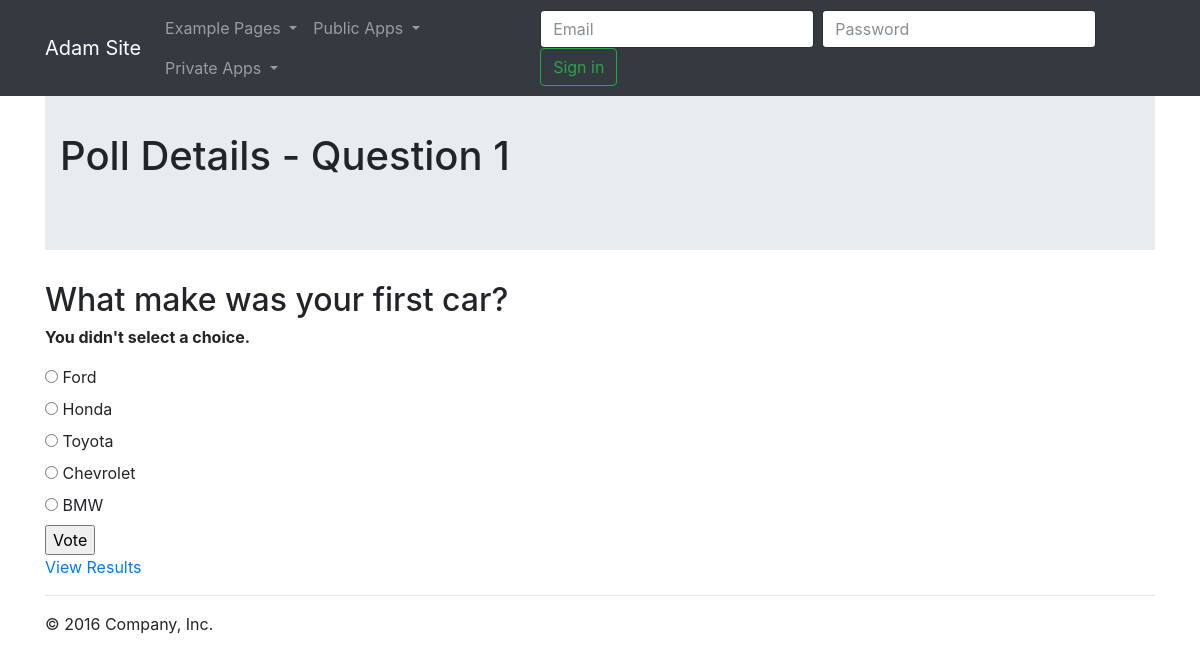
The page /polls/1/vote/ on the database its author committed.
### webapp/models.py (models this page shows, shortened)
class Question(models.Model):
    question_text = models.CharField(max_length=200)
    pub_date = models.DateTimeField('date published')

class Choice(models.Model):
    question = models.ForeignKey(Question, on_delete=models.CASCADE)
    choice_text = models.CharField(max_length=200)
    votes = models.IntegerField(default=0)

### webapp/views.py (the view)
# urls.py: url(r'^(?P<question_id>[0-9]+)/vote/$', views.polls_vote, name='vote'),
def polls_vote(request, question_id):
    question = get_object_or_404(Question, pk=question_id)
    try:
        selected_choice = question.choice_set.get(pk=request.POST['choice'])
    except(KeyError, Choice.DoesNotExist):
        context = {
            'question': question,
            'error_message': 'You didn\'t select a choice.'
        }
        return render(request, 'webapp/polls_detail.html', context=context)
    else:
        selected_choice.votes += 1
        selected_choice.save()
        return HttpResponseRedirect(reverse('polls:results', args=(question.id,)))

### webapp/templates/webapp/polls_detail.html (shortened to what this page needs)
{%  extends "main.html" %}
{% block jumbotronContent %}
    <h1>Poll Details - Question {{ question.id }}</h1>
{% endblock %}
{% block bodyContent %}
    <h2>{{ question.question_text }}</h2>
    {% if error_message %}
        <p><strong>{{ error_message }}</strong></p>
    {% endif %}
    <form action="{% url 'polls:vote' question.id %}" method="post">
    {% for choice in question.choice_set.all %}
        <input type="radio" name="choice" id="choice{{ forloop.counter }}"
               value="{{ choice.id }}"/>
        <label for="choice{{ forloop.counter }}">{{ choice.choice_text }}</label><br/>
    {% endfor %}
    <input type="submit" value="Vote">
    </form>
    <a href="{% url 'polls:results' question.id %}">
        View Results
    </a>
{% endblock %}

### static/src/css/main.css (style rules this page uses)
body { min-height: 2000px; padding-top: 70px; }

### rows shown on the page
Question: id "1", question_text "What make was your first car?"
Choice: choice_text "Ford"
Choice: choice_text "Honda"
Choice: choice_text "Toyota"
Choice: choice_text "Chevrolet"
Choice: choice_text "BMW"

### other values the page prints
{{ error_message }} "You didn't select a choice."
